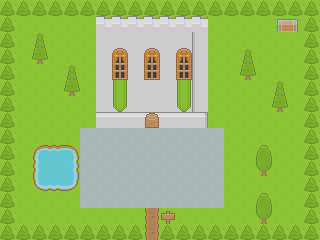

A level layout from a 2D game, rendered from its tile map. Below: a short description, then the map file with its tile-grid data intact:
An orthogonal 20x15 tile map with 16x16 px tiles, 3 tile layers (sol, decor, toits), 2 hidden layers not drawn and 7 objects (4x pnj, 2x sortie, coffre).

<map version="1.10" tiledversion="1.11.0" orientation="orthogonal" renderorder="right-down" width="20" height="15" tilewidth="16" tileheight="16" infinite="0" nextlayerid="7" nextobjectid="8">
 <properties>
  <property name="titre" value="Tour de Combat" />
 </properties>
 <tileset firstgid="1" name="roguelike" tilewidth="16" tileheight="16" spacing="1" tilecount="1767" columns="57">
  <image source="../kenney_roguelike-rpg-pack/Spritesheet/roguelikeSheet_transparent.png" width="968" height="526" />
 </tileset>
 <layer id="1" name="sol" width="20" height="15">
  <data encoding="csv">
63,63,63,63,63,63,63,63,63,63,63,63,63,63,63,63,63,63,63,63,
63,63,63,63,63,63,63,63,63,63,63,63,63,63,63,63,63,63,63,63,
63,63,63,63,63,63,63,63,63,63,63,63,63,63,63,63,63,63,63,63,
63,63,63,63,63,63,63,63,63,63,63,63,63,63,63,63,63,63,63,63,
63,63,63,63,63,63,63,63,63,63,63,63,63,63,63,63,63,63,63,63,
63,63,63,63,63,63,63,63,63,63,63,63,63,63,63,63,63,63,63,63,
63,63,63,63,63,63,63,63,63,63,63,63,63,63,63,63,63,63,63,63,
63,63,63,63,63,63,63,63,63,63,63,63,63,63,63,63,63,63,63,63,
63,63,63,63,63,65,65,65,65,65,65,65,65,65,63,63,63,63,63,63,
63,63,3,4,5,65,65,65,65,65,65,65,65,65,63,63,63,63,63,63,
63,63,60,61,62,65,65,65,65,65,65,65,65,65,63,63,63,63,63,63,
63,63,117,118,119,65,65,65,65,65,65,65,65,65,63,63,63,63,63,63,
63,63,63,63,63,65,65,65,65,65,65,65,65,65,63,63,63,63,63,63,
63,63,63,63,63,63,63,63,63,63,63,63,63,63,63,63,63,63,63,63,
63,63,63,63,63,63,63,63,63,63,63,63,63,63,63,63,63,63,63,63
</data>
 </layer>
 <layer id="2" name="decor" width="20" height="15">
  <data encoding="csv">
530,530,530,530,530,530,530,530,530,530,530,530,530,530,530,530,530,530,530,530,
530,0,0,0,0,0,821,821,821,821,821,821,821,0,0,0,0,552,553,530,
530,0,587,0,0,0,881,881,881,881,881,881,880,0,0,0,0,0,0,530,
530,0,644,0,0,0,881,881,881,881,881,881,880,0,0,587,0,0,0,530,
530,0,0,0,587,0,881,881,881,881,881,881,880,0,0,644,0,0,0,530,
530,0,0,0,644,0,881,881,881,881,881,881,880,0,0,0,0,587,0,530,
530,0,0,0,0,0,881,881,881,881,881,881,880,0,0,0,0,644,0,530,
530,0,0,0,0,0,938,938,938,938,938,938,939,0,0,0,0,0,0,530,
530,0,0,0,0,0,0,0,0,0,0,0,0,0,0,0,0,0,0,530,
530,0,0,0,0,0,0,0,0,0,0,0,0,0,0,0,584,0,0,530,
530,0,0,0,0,0,0,0,0,0,0,0,0,0,0,0,641,0,0,530,
530,0,0,0,0,0,0,0,0,0,0,0,0,0,0,0,0,0,0,530,
530,0,0,0,0,0,0,0,0,0,0,0,0,0,0,0,584,0,0,530,
530,0,0,0,0,0,0,0,0,409,20,0,0,0,0,0,641,0,0,530,
530,530,530,530,530,530,530,530,530,409,530,530,530,530,530,530,530,530,530,530
</data>
 </layer>
 <layer id="3" name="toits" width="20" height="15">
  <data encoding="csv">
0,0,0,0,0,0,0,0,0,0,0,0,0,0,0,0,0,0,0,0,
0,0,0,0,0,0,0,0,0,0,0,0,0,0,0,0,0,0,0,0,
0,0,0,0,0,0,0,0,0,0,0,0,0,0,0,0,0,0,0,0,
0,0,0,0,0,0,0,160,0,160,0,160,0,0,0,0,0,0,0,0,
0,0,0,0,0,0,0,217,0,217,0,217,0,0,0,0,0,0,0,0,
0,0,0,0,0,0,0,449,0,0,0,449,0,0,0,0,0,0,0,0,
0,0,0,0,0,0,0,506,0,0,0,506,0,0,0,0,0,0,0,0,
0,0,0,0,0,0,0,0,0,33,0,0,0,0,0,0,0,0,0,0,
0,0,0,0,0,0,0,0,0,0,0,0,0,0,0,0,0,0,0,0,
0,0,0,0,0,0,0,0,0,0,0,0,0,0,0,0,0,0,0,0,
0,0,0,0,0,0,0,0,0,0,0,0,0,0,0,0,0,0,0,0,
0,0,0,0,0,0,0,0,0,0,0,0,0,0,0,0,0,0,0,0,
0,0,0,0,0,0,0,0,0,0,0,0,0,0,0,0,0,0,0,0,
0,0,0,0,0,0,0,0,0,0,0,0,0,0,0,0,0,0,0,0,
0,0,0,0,0,0,0,0,0,0,0,0,0,0,0,0,0,0,0,0
</data>
 </layer>
 <layer id="4" name="collisions" width="20" height="15" visible="0">
  <data encoding="csv">
1471,1471,1471,1471,1471,1471,1471,1471,1471,1471,1471,1471,1471,1471,1471,1471,1471,1471,1471,1471,
1471,0,0,0,0,0,1471,1471,1471,1471,1471,1471,1471,0,0,0,0,1471,1471,1471,
1471,0,1471,0,0,0,1471,1471,1471,1471,1471,1471,1471,0,0,0,0,0,0,1471,
1471,0,1471,0,0,0,1471,1471,1471,1471,1471,1471,1471,0,0,1471,0,0,0,1471,
1471,0,0,0,1471,0,1471,1471,1471,1471,1471,1471,1471,0,0,1471,0,0,0,1471,
1471,0,0,0,1471,0,1471,1471,1471,1471,1471,1471,1471,0,0,0,0,1471,0,1471,
1471,0,0,0,0,0,1471,1471,1471,1471,1471,1471,1471,0,0,0,0,1471,0,1471,
1471,0,0,0,0,0,1471,1471,1471,0,1471,1471,1471,0,0,0,0,0,0,1471,
1471,0,0,0,0,0,0,0,0,0,0,0,0,0,0,0,0,0,0,1471,
1471,0,1471,1471,1471,0,0,0,0,0,0,0,1471,0,0,0,1471,0,0,1471,
1471,0,1471,1471,1471,0,1471,0,0,0,0,0,0,0,0,0,1471,0,0,1471,
1471,0,1471,1471,1471,0,0,0,0,0,0,0,0,0,0,0,0,0,0,1471,
1471,0,0,0,0,0,0,0,0,0,0,0,0,1471,0,0,1471,0,0,1471,
1471,0,0,0,0,0,0,0,0,0,1471,0,0,0,0,0,1471,0,0,1471,
1471,1471,1471,1471,1471,1471,1471,1471,1471,0,1471,1471,1471,1471,1471,1471,1471,1471,1471,1471
</data>
 </layer>
 <layer id="5" name="herbes" width="20" height="15" visible="0">
  <data encoding="csv">
0,0,0,0,0,0,0,0,0,0,0,0,0,0,0,0,0,0,0,0,
0,0,0,0,0,0,0,0,0,0,0,0,0,0,0,0,0,0,0,0,
0,0,0,0,0,0,0,0,0,0,0,0,0,0,0,0,0,0,0,0,
0,0,0,0,0,0,0,0,0,0,0,0,0,0,0,0,0,0,0,0,
0,0,0,0,0,0,0,0,0,0,0,0,0,0,0,0,0,0,0,0,
0,0,0,0,0,0,0,0,0,0,0,0,0,0,0,0,0,0,0,0,
0,0,0,0,0,0,0,0,0,0,0,0,0,0,0,0,0,0,0,0,
0,0,0,0,0,0,0,0,0,0,0,0,0,0,0,0,0,0,0,0,
0,0,0,0,0,0,0,0,0,0,0,0,0,0,0,0,0,0,0,0,
0,0,0,0,0,0,0,0,0,0,0,0,0,0,0,0,0,0,0,0,
0,0,0,0,0,0,0,0,0,0,0,0,0,0,0,0,0,0,0,0,
0,0,0,0,0,0,0,0,0,0,0,0,0,0,0,0,0,0,0,0,
0,0,0,0,0,0,0,0,0,0,0,0,0,0,0,0,0,0,0,0,
0,0,0,0,0,0,0,0,0,0,0,0,0,0,0,0,0,0,0,0,
0,0,0,0,0,0,0,0,0,0,0,0,0,0,0,0,0,0,0,0
</data>
 </layer>
 <objectgroup id="6" name="objets">
  <object id="1" name="porte-tour" class="sortie" x="144" y="112" width="16" height="16">
   <properties>
    <property name="vers_carte" value="tour_hall" />
    <property name="vers_x" type="int" value="6" />
    <property name="vers_y" type="int" value="8" />
   </properties>
  </object>
  <object id="2" name="panneau-tour" class="pnj" x="160" y="208" width="16" height="16">
   <properties>
    <property name="dialogue" value="Tour de Combat : chaque victoire = un étage. Une défaite, et tout recommence !" />
   </properties>
  </object>
  <object id="3" name="fan" class="pnj" x="96" y="160" width="16" height="16">
   <properties>
    <property name="sprite" type="int" value="378" />
    <property name="dialogue" value="Combien d'étages tiendras-tu ? Mon record, c'est 7 !" />
   </properties>
  </object>
  <object id="4" name="ex-champion" class="pnj" x="192" y="144" width="16" height="16">
   <properties>
    <property name="sprite" type="int" value="594" />
    <property name="dialogue" value="J'ai atteint l'étage 20… une seule fois." />
   </properties>
  </object>
  <object id="5" name="reporter" class="pnj" x="208" y="192" width="16" height="16">
   <properties>
    <property name="sprite" type="int" value="379" />
    <property name="dialogue" value="Je prépare un article sur les meilleurs grimpeurs de la Tour." />
   </properties>
  </object>
  <object id="6" name="tour-coffre-1" class="coffre" x="272" y="16" width="32" height="16">
   <properties>
    <property name="objet" value="pokeball" />
   </properties>
  </object>
  <object id="7" name="sortie-sud" class="sortie" x="144" y="224" width="16" height="16">
   <properties>
    <property name="vers_carte" value="desert" />
    <property name="vers_x" type="int" value="11" />
    <property name="vers_y" type="int" value="1" />
   </properties>
  </object>
 </objectgroup>
</map>
